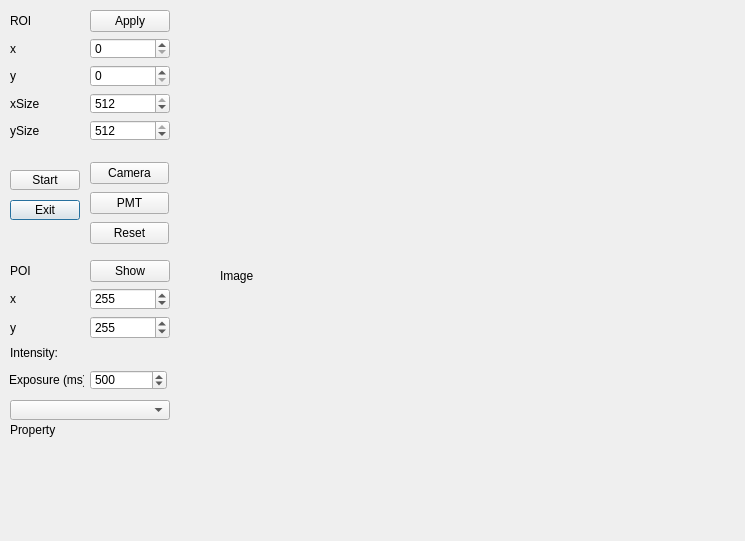
<?xml version="1.0" encoding="UTF-8"?>
<ui version="4.0">
 <class>Cam</class>
 <widget class="QDialog" name="Cam">
  <property name="geometry">
   <rect>
    <x>0</x>
    <y>0</y>
    <width>745</width>
    <height>541</height>
   </rect>
  </property>
  <property name="cursor">
   <cursorShape>ArrowCursor</cursorShape>
  </property>
  <property name="windowTitle">
   <string>Dialog</string>
  </property>
  <widget class="QPushButton" name="exitButton">
   <property name="geometry">
    <rect>
     <x>10</x>
     <y>200</y>
     <width>70</width>
     <height>20</height>
    </rect>
   </property>
   <property name="text">
    <string>Exit</string>
   </property>
  </widget>
  <widget class="QWidget" name="gridLayoutWidget">
   <property name="geometry">
    <rect>
     <x>10</x>
     <y>10</y>
     <width>160</width>
     <height>131</height>
    </rect>
   </property>
   <layout class="QGridLayout" name="gridLayout">
    <item row="1" column="1">
     <widget class="QSpinBox" name="xspinBox">
      <property name="minimum">
       <number>0</number>
      </property>
      <property name="maximum">
       <number>512</number>
      </property>
      <property name="singleStep">
       <number>1</number>
      </property>
      <property name="value">
       <number>0</number>
      </property>
     </widget>
    </item>
    <item row="2" column="1">
     <widget class="QSpinBox" name="yspinBox">
      <property name="minimum">
       <number>0</number>
      </property>
      <property name="maximum">
       <number>512</number>
      </property>
      <property name="singleStep">
       <number>1</number>
      </property>
      <property name="value">
       <number>0</number>
      </property>
     </widget>
    </item>
    <item row="3" column="1">
     <widget class="QSpinBox" name="xSizespinBox">
      <property name="minimum">
       <number>1</number>
      </property>
      <property name="maximum">
       <number>512</number>
      </property>
      <property name="singleStep">
       <number>1</number>
      </property>
      <property name="value">
       <number>512</number>
      </property>
     </widget>
    </item>
    <item row="4" column="1">
     <widget class="QSpinBox" name="ySizespinBox">
      <property name="minimum">
       <number>1</number>
      </property>
      <property name="maximum">
       <number>512</number>
      </property>
      <property name="singleStep">
       <number>1</number>
      </property>
      <property name="value">
       <number>512</number>
      </property>
     </widget>
    </item>
    <item row="1" column="0">
     <widget class="QLabel" name="label">
      <property name="text">
       <string>x</string>
      </property>
     </widget>
    </item>
    <item row="2" column="0">
     <widget class="QLabel" name="label_2">
      <property name="text">
       <string>y</string>
      </property>
     </widget>
    </item>
    <item row="3" column="0">
     <widget class="QLabel" name="label_3">
      <property name="text">
       <string>xSize</string>
      </property>
     </widget>
    </item>
    <item row="4" column="0">
     <widget class="QLabel" name="label_4">
      <property name="text">
       <string>ySize</string>
      </property>
     </widget>
    </item>
    <item row="0" column="0">
     <widget class="QLabel" name="label_5">
      <property name="text">
       <string>ROI</string>
      </property>
     </widget>
    </item>
    <item row="0" column="1">
     <widget class="QPushButton" name="applyROIButton">
      <property name="cursor">
       <cursorShape>PointingHandCursor</cursorShape>
      </property>
      <property name="text">
       <string>Apply</string>
      </property>
     </widget>
    </item>
   </layout>
  </widget>
  <widget class="QLabel" name="image">
   <property name="geometry">
    <rect>
     <x>220</x>
     <y>20</y>
     <width>512</width>
     <height>512</height>
    </rect>
   </property>
   <property name="cursor">
    <cursorShape>CrossCursor</cursorShape>
   </property>
   <property name="text">
    <string>Image</string>
   </property>
  </widget>
  <widget class="QPushButton" name="startButton">
   <property name="geometry">
    <rect>
     <x>10</x>
     <y>170</y>
     <width>70</width>
     <height>20</height>
    </rect>
   </property>
   <property name="text">
    <string>Start</string>
   </property>
  </widget>
  <widget class="QWidget" name="gridLayoutWidget_2">
   <property name="geometry">
    <rect>
     <x>10</x>
     <y>260</y>
     <width>160</width>
     <height>79</height>
    </rect>
   </property>
   <layout class="QGridLayout" name="gridLayout_2">
    <item row="1" column="1">
     <widget class="QSpinBox" name="POIxspinBox">
      <property name="minimum">
       <number>1</number>
      </property>
      <property name="maximum">
       <number>512</number>
      </property>
      <property name="value">
       <number>255</number>
      </property>
     </widget>
    </item>
    <item row="2" column="1">
     <widget class="QSpinBox" name="POIyspinBox">
      <property name="minimum">
       <number>1</number>
      </property>
      <property name="maximum">
       <number>512</number>
      </property>
      <property name="value">
       <number>255</number>
      </property>
     </widget>
    </item>
    <item row="1" column="0">
     <widget class="QLabel" name="label_6">
      <property name="text">
       <string>x</string>
      </property>
     </widget>
    </item>
    <item row="2" column="0">
     <widget class="QLabel" name="label_7">
      <property name="text">
       <string>y</string>
      </property>
     </widget>
    </item>
    <item row="0" column="0">
     <widget class="QLabel" name="label_10">
      <property name="text">
       <string>POI</string>
      </property>
     </widget>
    </item>
    <item row="0" column="1">
     <widget class="QPushButton" name="showPOIButton">
      <property name="cursor">
       <cursorShape>PointingHandCursor</cursorShape>
      </property>
      <property name="text">
       <string>Show</string>
      </property>
     </widget>
    </item>
   </layout>
  </widget>
  <widget class="QLabel" name="intensityLabel">
   <property name="geometry">
    <rect>
     <x>10</x>
     <y>340</y>
     <width>160</width>
     <height>25</height>
    </rect>
   </property>
   <property name="text">
    <string>Intensity: </string>
   </property>
  </widget>
  <widget class="QLabel" name="label_8">
   <property name="geometry">
    <rect>
     <x>9</x>
     <y>370</y>
     <width>75</width>
     <height>20</height>
    </rect>
   </property>
   <property name="text">
    <string>Exposure (ms):</string>
   </property>
  </widget>
  <widget class="QSpinBox" name="exposurespinBox">
   <property name="geometry">
    <rect>
     <x>90</x>
     <y>370</y>
     <width>77</width>
     <height>20</height>
    </rect>
   </property>
   <property name="minimum">
    <number>1</number>
   </property>
   <property name="maximum">
    <number>10000</number>
   </property>
   <property name="singleStep">
    <number>100</number>
   </property>
   <property name="value">
    <number>500</number>
   </property>
  </widget>
  <widget class="QLabel" name="propertylabel">
   <property name="geometry">
    <rect>
     <x>10</x>
     <y>420</y>
     <width>160</width>
     <height>20</height>
    </rect>
   </property>
   <property name="text">
    <string>Property</string>
   </property>
  </widget>
  <widget class="QComboBox" name="propertycomboBox">
   <property name="geometry">
    <rect>
     <x>10</x>
     <y>400</y>
     <width>160</width>
     <height>20</height>
    </rect>
   </property>
  </widget>
  <widget class="QWidget" name="verticalLayoutWidget">
   <property name="geometry">
    <rect>
     <x>90</x>
     <y>160</y>
     <width>79</width>
     <height>89</height>
    </rect>
   </property>
   <layout class="QVBoxLayout" name="verticalLayout">
    <item>
     <widget class="QPushButton" name="cameraButton">
      <property name="text">
       <string>Camera</string>
      </property>
     </widget>
    </item>
    <item>
     <widget class="QPushButton" name="PMTButton">
      <property name="text">
       <string>PMT</string>
      </property>
     </widget>
    </item>
    <item>
     <widget class="QPushButton" name="ResetButton">
      <property name="text">
       <string>Reset</string>
      </property>
     </widget>
    </item>
   </layout>
  </widget>
 </widget>
 <tabstops>
  <tabstop>applyROIButton</tabstop>
  <tabstop>xspinBox</tabstop>
  <tabstop>yspinBox</tabstop>
  <tabstop>xSizespinBox</tabstop>
  <tabstop>ySizespinBox</tabstop>
  <tabstop>startButton</tabstop>
  <tabstop>exitButton</tabstop>
  <tabstop>cameraButton</tabstop>
  <tabstop>PMTButton</tabstop>
  <tabstop>ResetButton</tabstop>
  <tabstop>showPOIButton</tabstop>
  <tabstop>POIxspinBox</tabstop>
  <tabstop>POIyspinBox</tabstop>
  <tabstop>exposurespinBox</tabstop>
  <tabstop>propertycomboBox</tabstop>
 </tabstops>
 <resources/>
 <connections>
  <connection>
   <sender>exitButton</sender>
   <signal>clicked()</signal>
   <receiver>Cam</receiver>
   <slot>close()</slot>
   <hints>
    <hint type="sourcelabel">
     <x>107</x>
     <y>441</y>
    </hint>
    <hint type="destinationlabel">
     <x>345</x>
     <y>253</y>
    </hint>
   </hints>
  </connection>
 </connections>
</ui>
